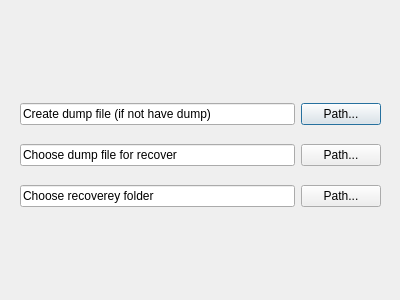
<?xml version="1.0" encoding="UTF-8"?>
<ui version="4.0">
 <class>Dialog</class>
 <widget class="QDialog" name="Dialog">
  <property name="geometry">
   <rect>
    <x>0</x>
    <y>0</y>
    <width>400</width>
    <height>300</height>
   </rect>
  </property>
  <property name="windowTitle">
   <string>Dialog</string>
  </property>
  <widget class="QWidget" name="horizontalLayoutWidget">
   <property name="geometry">
    <rect>
     <x>20</x>
     <y>90</y>
     <width>361</width>
     <height>131</height>
    </rect>
   </property>
   <layout class="QHBoxLayout" name="horizontalLayout">
    <item>
     <layout class="QVBoxLayout" name="verticalLayout_3">
      <item>
       <widget class="QLineEdit" name="lineEdit">
        <property name="text">
         <string>Create dump file (if not have dump)</string>
        </property>
       </widget>
      </item>
      <item>
       <widget class="QLineEdit" name="lineEdit_2">
        <property name="text">
         <string>Choose dump file for recover</string>
        </property>
       </widget>
      </item>
      <item>
       <widget class="QLineEdit" name="lineEdit_3">
        <property name="text">
         <string>Choose recoverey folder</string>
        </property>
       </widget>
      </item>
     </layout>
    </item>
    <item>
     <layout class="QVBoxLayout" name="verticalLayout_4">
      <item>
       <widget class="QPushButton" name="pushButton">
        <property name="text">
         <string>Path...</string>
        </property>
       </widget>
      </item>
      <item>
       <widget class="QPushButton" name="pushButton_3">
        <property name="text">
         <string>Path...</string>
        </property>
       </widget>
      </item>
      <item>
       <widget class="QPushButton" name="pushButton_2">
        <property name="text">
         <string>Path...</string>
        </property>
       </widget>
      </item>
     </layout>
    </item>
   </layout>
  </widget>
 </widget>
 <resources/>
 <connections>
  <connection>
   <sender>pushButton</sender>
   <signal>clicked()</signal>
   <receiver>Dialog</receiver>
   <slot>path()</slot>
   <hints>
    <hint type="sourcelabel">
     <x>333</x>
     <y>121</y>
    </hint>
    <hint type="destinationlabel">
     <x>333</x>
     <y>127</y>
    </hint>
   </hints>
  </connection>
  <connection>
   <sender>pushButton_3</sender>
   <signal>clicked()</signal>
   <receiver>Dialog</receiver>
   <slot>path()</slot>
   <hints>
    <hint type="sourcelabel">
     <x>314</x>
     <y>159</y>
    </hint>
    <hint type="destinationlabel">
     <x>314</x>
     <y>180</y>
    </hint>
   </hints>
  </connection>
  <connection>
   <sender>pushButton_2</sender>
   <signal>clicked()</signal>
   <receiver>Dialog</receiver>
   <slot>path()</slot>
   <hints>
    <hint type="sourcelabel">
     <x>359</x>
     <y>198</y>
    </hint>
    <hint type="destinationlabel">
     <x>359</x>
     <y>217</y>
    </hint>
   </hints>
  </connection>
 </connections>
 <slots>
  <slot>path()</slot>
 </slots>
</ui>
